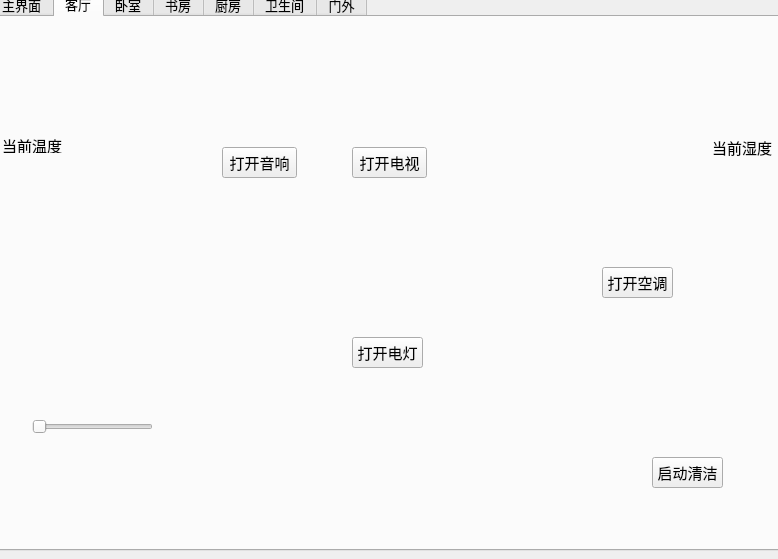
<?xml version="1.0" encoding="UTF-8"?>
<ui version="4.0">
 <class>smartHome</class>
 <widget class="QMainWindow" name="smartHome">
  <property name="geometry">
   <rect>
    <x>0</x>
    <y>0</y>
    <width>778</width>
    <height>559</height>
   </rect>
  </property>
  <property name="minimumSize">
   <size>
    <width>778</width>
    <height>559</height>
   </size>
  </property>
  <property name="maximumSize">
   <size>
    <width>778</width>
    <height>559</height>
   </size>
  </property>
  <property name="windowTitle">
   <string>MainWindow</string>
  </property>
  <widget class="QWidget" name="centralwidget">
   <property name="minimumSize">
    <size>
     <width>778</width>
     <height>559</height>
    </size>
   </property>
   <property name="maximumSize">
    <size>
     <width>778</width>
     <height>559</height>
    </size>
   </property>
   <widget class="QTabWidget" name="tabWidget">
    <property name="geometry">
     <rect>
      <x>-10</x>
      <y>-10</y>
      <width>791</width>
      <height>561</height>
     </rect>
    </property>
    <property name="font">
     <font>
      <pointsize>10</pointsize>
     </font>
    </property>
    <property name="currentIndex">
     <number>1</number>
    </property>
    <property name="iconSize">
     <size>
      <width>55</width>
      <height>45</height>
     </size>
    </property>
    <widget class="QWidget" name="master">
     <attribute name="icon">
      <iconset resource="image.qrc">
       <normaloff>:/image/wali.jpg</normaloff>:/image/wali.jpg</iconset>
     </attribute>
     <attribute name="title">
      <string>主界面</string>
     </attribute>
     <widget class="QLabel" name="wali_image">
      <property name="geometry">
       <rect>
        <x>10</x>
        <y>300</y>
        <width>111</width>
        <height>151</height>
       </rect>
      </property>
      <property name="styleSheet">
       <string notr="true">border-image: url(:/image/welcome.png);</string>
      </property>
      <property name="text">
       <string/>
      </property>
     </widget>
     <widget class="QComboBox" name="ParityBox">
      <property name="geometry">
       <rect>
        <x>190</x>
        <y>380</y>
        <width>72</width>
        <height>20</height>
       </rect>
      </property>
      <property name="minimumSize">
       <size>
        <width>60</width>
        <height>20</height>
       </size>
      </property>
      <property name="font">
       <font>
        <pointsize>11</pointsize>
       </font>
      </property>
      <item>
       <property name="text">
        <string>None</string>
       </property>
      </item>
      <item>
       <property name="text">
        <string>Space</string>
       </property>
      </item>
      <item>
       <property name="text">
        <string>Even</string>
       </property>
      </item>
      <item>
       <property name="text">
        <string>Odd</string>
       </property>
      </item>
      <item>
       <property name="text">
        <string>Mark</string>
       </property>
      </item>
     </widget>
     <widget class="QLabel" name="text_recData">
      <property name="geometry">
       <rect>
        <x>290</x>
        <y>30</y>
        <width>64</width>
        <height>29</height>
       </rect>
      </property>
      <property name="font">
       <font>
        <pointsize>12</pointsize>
       </font>
      </property>
      <property name="text">
       <string>接收数据</string>
      </property>
     </widget>
     <widget class="QTextEdit" name="textEdit_send">
      <property name="geometry">
       <rect>
        <x>280</x>
        <y>60</y>
        <width>231</width>
        <height>401</height>
       </rect>
      </property>
      <property name="font">
       <font>
        <pointsize>9</pointsize>
       </font>
      </property>
      <property name="readOnly">
       <bool>true</bool>
      </property>
      <property name="html">
       <string>&lt;!DOCTYPE HTML PUBLIC &quot;-//W3C//DTD HTML 4.0//EN&quot; &quot;http://www.w3.org/TR/REC-html40/strict.dtd&quot;&gt;
&lt;html&gt;&lt;head&gt;&lt;meta name=&quot;qrichtext&quot; content=&quot;1&quot; /&gt;&lt;style type=&quot;text/css&quot;&gt;
p, li { white-space: pre-wrap; }
&lt;/style&gt;&lt;/head&gt;&lt;body style=&quot; font-family:'SimSun'; font-size:9pt; font-weight:400; font-style:normal;&quot;&gt;
&lt;p style=&quot;-qt-paragraph-type:empty; margin-top:0px; margin-bottom:0px; margin-left:0px; margin-right:0px; -qt-block-indent:0; text-indent:0px;&quot;&gt;&lt;br /&gt;&lt;/p&gt;&lt;/body&gt;&lt;/html&gt;</string>
      </property>
     </widget>
     <widget class="QLabel" name="text_dataBit">
      <property name="geometry">
       <rect>
        <x>140</x>
        <y>340</y>
        <width>45</width>
        <height>20</height>
       </rect>
      </property>
      <property name="font">
       <font>
        <pointsize>11</pointsize>
        <weight>50</weight>
        <bold>false</bold>
       </font>
      </property>
      <property name="text">
       <string>数据位</string>
      </property>
     </widget>
     <widget class="QTextEdit" name="textEdit_receive">
      <property name="geometry">
       <rect>
        <x>530</x>
        <y>60</y>
        <width>231</width>
        <height>401</height>
       </rect>
      </property>
      <property name="readOnly">
       <bool>true</bool>
      </property>
     </widget>
     <widget class="QComboBox" name="BaudRateBox">
      <property name="geometry">
       <rect>
        <x>190</x>
        <y>320</y>
        <width>72</width>
        <height>20</height>
       </rect>
      </property>
      <property name="minimumSize">
       <size>
        <width>72</width>
        <height>20</height>
       </size>
      </property>
      <property name="maximumSize">
       <size>
        <width>72</width>
        <height>20</height>
       </size>
      </property>
      <property name="font">
       <font>
        <pointsize>11</pointsize>
       </font>
      </property>
      <item>
       <property name="text">
        <string>1200</string>
       </property>
      </item>
      <item>
       <property name="text">
        <string>2400</string>
       </property>
      </item>
      <item>
       <property name="text">
        <string>4800</string>
       </property>
      </item>
      <item>
       <property name="text">
        <string>9600</string>
       </property>
      </item>
      <item>
       <property name="text">
        <string>38400</string>
       </property>
      </item>
      <item>
       <property name="text">
        <string>57600</string>
       </property>
      </item>
      <item>
       <property name="text">
        <string>115200</string>
       </property>
      </item>
     </widget>
     <widget class="QComboBox" name="StopBitBox">
      <property name="geometry">
       <rect>
        <x>190</x>
        <y>360</y>
        <width>72</width>
        <height>20</height>
       </rect>
      </property>
      <property name="minimumSize">
       <size>
        <width>60</width>
        <height>20</height>
       </size>
      </property>
      <property name="font">
       <font>
        <pointsize>11</pointsize>
       </font>
      </property>
      <item>
       <property name="text">
        <string>1</string>
       </property>
      </item>
      <item>
       <property name="text">
        <string>1.5</string>
       </property>
      </item>
      <item>
       <property name="text">
        <string>2</string>
       </property>
      </item>
     </widget>
     <widget class="QLabel" name="text_baud">
      <property name="geometry">
       <rect>
        <x>140</x>
        <y>320</y>
        <width>45</width>
        <height>20</height>
       </rect>
      </property>
      <property name="font">
       <font>
        <pointsize>11</pointsize>
        <weight>50</weight>
        <bold>false</bold>
       </font>
      </property>
      <property name="text">
       <string>波特率</string>
      </property>
     </widget>
     <widget class="QLabel" name="text_stopBit">
      <property name="geometry">
       <rect>
        <x>140</x>
        <y>360</y>
        <width>45</width>
        <height>20</height>
       </rect>
      </property>
      <property name="font">
       <font>
        <pointsize>11</pointsize>
        <weight>50</weight>
        <bold>false</bold>
       </font>
      </property>
      <property name="text">
       <string>停止位</string>
      </property>
     </widget>
     <widget class="QLabel" name="text_port">
      <property name="geometry">
       <rect>
        <x>140</x>
        <y>300</y>
        <width>45</width>
        <height>20</height>
       </rect>
      </property>
      <property name="font">
       <font>
        <pointsize>11</pointsize>
        <weight>50</weight>
        <bold>false</bold>
       </font>
      </property>
      <property name="text">
       <string>串口号</string>
      </property>
     </widget>
     <widget class="QLabel" name="text_parity">
      <property name="geometry">
       <rect>
        <x>140</x>
        <y>380</y>
        <width>45</width>
        <height>20</height>
       </rect>
      </property>
      <property name="font">
       <font>
        <pointsize>11</pointsize>
        <weight>50</weight>
        <bold>false</bold>
       </font>
      </property>
      <property name="text">
       <string>校检位</string>
      </property>
     </widget>
     <widget class="QComboBox" name="FlowControlBox">
      <property name="geometry">
       <rect>
        <x>190</x>
        <y>400</y>
        <width>72</width>
        <height>20</height>
       </rect>
      </property>
      <property name="minimumSize">
       <size>
        <width>60</width>
        <height>20</height>
       </size>
      </property>
      <property name="font">
       <font>
        <pointsize>11</pointsize>
       </font>
      </property>
      <item>
       <property name="text">
        <string>None</string>
       </property>
      </item>
      <item>
       <property name="text">
        <string>Soft</string>
       </property>
      </item>
      <item>
       <property name="text">
        <string>Hard</string>
       </property>
      </item>
     </widget>
     <widget class="QPushButton" name="Btn_clearSend">
      <property name="geometry">
       <rect>
        <x>680</x>
        <y>30</y>
        <width>75</width>
        <height>29</height>
       </rect>
      </property>
      <property name="minimumSize">
       <size>
        <width>75</width>
        <height>29</height>
       </size>
      </property>
      <property name="maximumSize">
       <size>
        <width>75</width>
        <height>29</height>
       </size>
      </property>
      <property name="font">
       <font>
        <pointsize>11</pointsize>
       </font>
      </property>
      <property name="text">
       <string>清空发送</string>
      </property>
     </widget>
     <widget class="QLabel" name="text_flowControl">
      <property name="geometry">
       <rect>
        <x>140</x>
        <y>400</y>
        <width>45</width>
        <height>20</height>
       </rect>
      </property>
      <property name="font">
       <font>
        <pointsize>11</pointsize>
        <weight>50</weight>
        <bold>false</bold>
       </font>
      </property>
      <property name="text">
       <string>流控制</string>
      </property>
     </widget>
     <widget class="QComboBox" name="DataBitBox">
      <property name="geometry">
       <rect>
        <x>190</x>
        <y>340</y>
        <width>72</width>
        <height>20</height>
       </rect>
      </property>
      <property name="minimumSize">
       <size>
        <width>60</width>
        <height>20</height>
       </size>
      </property>
      <property name="font">
       <font>
        <pointsize>11</pointsize>
       </font>
      </property>
      <item>
       <property name="text">
        <string>5</string>
       </property>
      </item>
      <item>
       <property name="text">
        <string>6</string>
       </property>
      </item>
      <item>
       <property name="text">
        <string>7</string>
       </property>
      </item>
      <item>
       <property name="text">
        <string>8</string>
       </property>
      </item>
     </widget>
     <widget class="QComboBox" name="SerialPortBox">
      <property name="geometry">
       <rect>
        <x>190</x>
        <y>300</y>
        <width>72</width>
        <height>20</height>
       </rect>
      </property>
      <property name="minimumSize">
       <size>
        <width>72</width>
        <height>20</height>
       </size>
      </property>
      <property name="maximumSize">
       <size>
        <width>72</width>
        <height>20</height>
       </size>
      </property>
      <property name="font">
       <font>
        <pointsize>11</pointsize>
       </font>
      </property>
     </widget>
     <widget class="QPushButton" name="Btn_startTrans">
      <property name="geometry">
       <rect>
        <x>140</x>
        <y>430</y>
        <width>121</width>
        <height>29</height>
       </rect>
      </property>
      <property name="font">
       <font>
        <pointsize>16</pointsize>
       </font>
      </property>
      <property name="text">
       <string>开始传输</string>
      </property>
     </widget>
     <widget class="QLabel" name="text_sendData">
      <property name="geometry">
       <rect>
        <x>540</x>
        <y>30</y>
        <width>64</width>
        <height>29</height>
       </rect>
      </property>
      <property name="font">
       <font>
        <pointsize>12</pointsize>
       </font>
      </property>
      <property name="text">
       <string>发送数据</string>
      </property>
     </widget>
     <widget class="QPushButton" name="Btn_clearRec">
      <property name="geometry">
       <rect>
        <x>440</x>
        <y>30</y>
        <width>75</width>
        <height>29</height>
       </rect>
      </property>
      <property name="minimumSize">
       <size>
        <width>75</width>
        <height>29</height>
       </size>
      </property>
      <property name="maximumSize">
       <size>
        <width>75</width>
        <height>29</height>
       </size>
      </property>
      <property name="font">
       <font>
        <pointsize>11</pointsize>
       </font>
      </property>
      <property name="text">
       <string>清空接收</string>
      </property>
     </widget>
     <widget class="QTextBrowser" name="textBrowser">
      <property name="geometry">
       <rect>
        <x>30</x>
        <y>210</y>
        <width>231</width>
        <height>71</height>
       </rect>
      </property>
      <property name="styleSheet">
       <string notr="true">background:transparent;</string>
      </property>
      <property name="html">
       <string>&lt;!DOCTYPE HTML PUBLIC &quot;-//W3C//DTD HTML 4.0//EN&quot; &quot;http://www.w3.org/TR/REC-html40/strict.dtd&quot;&gt;
&lt;html&gt;&lt;head&gt;&lt;meta name=&quot;qrichtext&quot; content=&quot;1&quot; /&gt;&lt;style type=&quot;text/css&quot;&gt;
p, li { white-space: pre-wrap; }
&lt;/style&gt;&lt;/head&gt;&lt;body style=&quot; font-family:'SimSun'; font-size:9pt; font-weight:400; font-style:normal;&quot;&gt;
&lt;p style=&quot; margin-top:0px; margin-bottom:0px; margin-left:0px; margin-right:0px; -qt-block-indent:0; text-indent:0px;&quot;&gt;欢迎来到瓦力家居控制系统&lt;/p&gt;
&lt;p style=&quot; margin-top:0px; margin-bottom:0px; margin-left:0px; margin-right:0px; -qt-block-indent:0; text-indent:0px;&quot;&gt;点击上方图标进入该区域查看并进行控制&lt;/p&gt;
&lt;p style=&quot; margin-top:0px; margin-bottom:0px; margin-left:0px; margin-right:0px; -qt-block-indent:0; text-indent:0px;&quot;&gt;在下方选择栏中设置连接端口的信息&lt;/p&gt;
&lt;p style=&quot; margin-top:0px; margin-bottom:0px; margin-left:0px; margin-right:0px; -qt-block-indent:0; text-indent:0px;&quot;&gt;并可在左边文本框中查看传输的数据内容&lt;/p&gt;&lt;/body&gt;&lt;/html&gt;</string>
      </property>
     </widget>
     <widget class="QLabel" name="movie_wave">
      <property name="geometry">
       <rect>
        <x>30</x>
        <y>70</y>
        <width>100</width>
        <height>100</height>
       </rect>
      </property>
      <property name="minimumSize">
       <size>
        <width>100</width>
        <height>100</height>
       </size>
      </property>
      <property name="maximumSize">
       <size>
        <width>100</width>
        <height>100</height>
       </size>
      </property>
      <property name="text">
       <string/>
      </property>
     </widget>
    </widget>
    <widget class="QWidget" name="livingroom">
     <attribute name="icon">
      <iconset resource="image.qrc">
       <normaloff>:/image/livingroom.png</normaloff>:/image/livingroom.png</iconset>
     </attribute>
     <attribute name="title">
      <string>客厅</string>
     </attribute>
     <widget class="QPushButton" name="Btn_clear">
      <property name="geometry">
       <rect>
        <x>660</x>
        <y>440</y>
        <width>71</width>
        <height>31</height>
       </rect>
      </property>
      <property name="font">
       <font>
        <pointsize>11</pointsize>
       </font>
      </property>
      <property name="text">
       <string>启动清洁</string>
      </property>
     </widget>
     <widget class="QLabel" name="image_clear">
      <property name="geometry">
       <rect>
        <x>660</x>
        <y>380</y>
        <width>71</width>
        <height>61</height>
       </rect>
      </property>
      <property name="styleSheet">
       <string notr="true">border-image: url(:/image/clear1.png);</string>
      </property>
      <property name="text">
       <string/>
      </property>
     </widget>
     <widget class="QLabel" name="image_light">
      <property name="geometry">
       <rect>
        <x>330</x>
        <y>240</y>
        <width>131</width>
        <height>71</height>
       </rect>
      </property>
      <property name="styleSheet">
       <string notr="true">border-image: url(:/image/liv_light1.png);</string>
      </property>
      <property name="text">
       <string/>
      </property>
     </widget>
     <widget class="QLabel" name="image_audio2">
      <property name="geometry">
       <rect>
        <x>500</x>
        <y>50</y>
        <width>51</width>
        <height>71</height>
       </rect>
      </property>
      <property name="styleSheet">
       <string notr="true">border-image: url(:/image/voice1.png);</string>
      </property>
      <property name="text">
       <string/>
      </property>
     </widget>
     <widget class="QLabel" name="image_TV">
      <property name="geometry">
       <rect>
        <x>320</x>
        <y>20</y>
        <width>151</width>
        <height>91</height>
       </rect>
      </property>
      <property name="styleSheet">
       <string notr="true">border-image: url(:/image/tv1.png);</string>
      </property>
      <property name="text">
       <string/>
      </property>
     </widget>
     <widget class="QLabel" name="image_audio1">
      <property name="geometry">
       <rect>
        <x>243</x>
        <y>50</y>
        <width>51</width>
        <height>71</height>
       </rect>
      </property>
      <property name="styleSheet">
       <string notr="true">border-image: url(:/image/voice1.png);</string>
      </property>
      <property name="text">
       <string/>
      </property>
     </widget>
     <widget class="QwtThermo" name="humidity">
      <property name="geometry">
       <rect>
        <x>720</x>
        <y>10</y>
        <width>51</width>
        <height>111</height>
       </rect>
      </property>
      <property name="scaleMaxMinor">
       <number>10</number>
      </property>
      <property name="alarmEnabled">
       <bool>true</bool>
      </property>
      <property name="value">
       <double>55.000000000000000</double>
      </property>
     </widget>
     <widget class="QLabel" name="text_humi">
      <property name="geometry">
       <rect>
        <x>720</x>
        <y>120</y>
        <width>61</width>
        <height>20</height>
       </rect>
      </property>
      <property name="font">
       <font>
        <pointsize>11</pointsize>
       </font>
      </property>
      <property name="text">
       <string>当前湿度</string>
      </property>
     </widget>
     <widget class="QPushButton" name="Btn_TV">
      <property name="geometry">
       <rect>
        <x>360</x>
        <y>130</y>
        <width>75</width>
        <height>31</height>
       </rect>
      </property>
      <property name="font">
       <font>
        <pointsize>11</pointsize>
       </font>
      </property>
      <property name="text">
       <string>打开电视</string>
      </property>
     </widget>
     <widget class="QPushButton" name="Btn_sound">
      <property name="geometry">
       <rect>
        <x>230</x>
        <y>130</y>
        <width>75</width>
        <height>31</height>
       </rect>
      </property>
      <property name="font">
       <font>
        <pointsize>11</pointsize>
       </font>
      </property>
      <property name="text">
       <string>打开音响</string>
      </property>
     </widget>
     <widget class="QLabel" name="text_temp">
      <property name="geometry">
       <rect>
        <x>10</x>
        <y>120</y>
        <width>61</width>
        <height>16</height>
       </rect>
      </property>
      <property name="font">
       <font>
        <pointsize>11</pointsize>
       </font>
      </property>
      <property name="text">
       <string>当前温度</string>
      </property>
     </widget>
     <widget class="QwtThermo" name="temperature">
      <property name="geometry">
       <rect>
        <x>10</x>
        <y>10</y>
        <width>51</width>
        <height>111</height>
       </rect>
      </property>
      <property name="upperBound">
       <double>50.000000000000000</double>
      </property>
      <property name="scaleMaxMajor">
       <number>5</number>
      </property>
      <property name="scaleMaxMinor">
       <number>10</number>
      </property>
      <property name="alarmEnabled">
       <bool>true</bool>
      </property>
      <property name="value">
       <double>26.000000000000000</double>
      </property>
     </widget>
     <widget class="QPushButton" name="Btn_light">
      <property name="geometry">
       <rect>
        <x>360</x>
        <y>320</y>
        <width>71</width>
        <height>31</height>
       </rect>
      </property>
      <property name="font">
       <font>
        <pointsize>11</pointsize>
       </font>
      </property>
      <property name="text">
       <string>打开电灯</string>
      </property>
     </widget>
     <widget class="QLabel" name="image_air">
      <property name="geometry">
       <rect>
        <x>530</x>
        <y>180</y>
        <width>211</width>
        <height>61</height>
       </rect>
      </property>
      <property name="styleSheet">
       <string notr="true">border-image: url(:/image/air1.png);</string>
      </property>
      <property name="text">
       <string/>
      </property>
     </widget>
     <widget class="QPushButton" name="Btn_air">
      <property name="geometry">
       <rect>
        <x>610</x>
        <y>250</y>
        <width>71</width>
        <height>31</height>
       </rect>
      </property>
      <property name="font">
       <font>
        <pointsize>11</pointsize>
       </font>
      </property>
      <property name="text">
       <string>打开空调</string>
      </property>
     </widget>
     <widget class="QLabel" name="image_window">
      <property name="geometry">
       <rect>
        <x>40</x>
        <y>320</y>
        <width>131</width>
        <height>71</height>
       </rect>
      </property>
      <property name="styleSheet">
       <string notr="true">border-image: url(:/image/window1.png);</string>
      </property>
      <property name="text">
       <string/>
      </property>
     </widget>
     <widget class="QSlider" name="slider_window">
      <property name="geometry">
       <rect>
        <x>40</x>
        <y>400</y>
        <width>121</width>
        <height>19</height>
       </rect>
      </property>
      <property name="maximum">
       <number>100</number>
      </property>
      <property name="orientation">
       <enum>Qt::Horizontal</enum>
      </property>
     </widget>
    </widget>
    <widget class="QWidget" name="bedroom">
     <attribute name="icon">
      <iconset resource="image.qrc">
       <normaloff>:/image/bedroom.png</normaloff>:/image/bedroom.png</iconset>
     </attribute>
     <attribute name="title">
      <string>卧室</string>
     </attribute>
    </widget>
    <widget class="QWidget" name="bookroom">
     <attribute name="icon">
      <iconset resource="image.qrc">
       <normaloff>:/image/bookroom.png</normaloff>:/image/bookroom.png</iconset>
     </attribute>
     <attribute name="title">
      <string>书房</string>
     </attribute>
    </widget>
    <widget class="QWidget" name="kitchen">
     <attribute name="icon">
      <iconset resource="image.qrc">
       <normaloff>:/image/kitchen.png</normaloff>:/image/kitchen.png</iconset>
     </attribute>
     <attribute name="title">
      <string>厨房</string>
     </attribute>
    </widget>
    <widget class="QWidget" name="bathroom">
     <attribute name="icon">
      <iconset resource="image.qrc">
       <normaloff>:/image/bathroom.png</normaloff>:/image/bathroom.png</iconset>
     </attribute>
     <attribute name="title">
      <string>卫生间</string>
     </attribute>
    </widget>
    <widget class="QWidget" name="outdoor">
     <attribute name="icon">
      <iconset resource="image.qrc">
       <normaloff>:/image/outdoor.png</normaloff>:/image/outdoor.png</iconset>
     </attribute>
     <attribute name="title">
      <string>门外</string>
     </attribute>
    </widget>
   </widget>
  </widget>
 </widget>
 <customwidgets>
  <customwidget>
   <class>QwtThermo</class>
   <extends>QWidget</extends>
   <header>qwt_thermo.h</header>
  </customwidget>
 </customwidgets>
 <resources>
  <include location="image.qrc"/>
 </resources>
 <connections/>
</ui>
